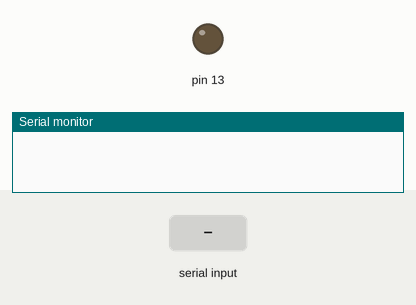
The sketch below on a simulated Arduino Uno, built with avr-gcc and run on an emulated ATmega328P. On the bench: output pins drawn as LEDs (lit = HIGH), the last lines printed to the serial monitor. The test bench sets the inputs (shaded band).

Above: at 1.2 s.
1.3 s: "1" received over the second serial link
At 2.1 s:
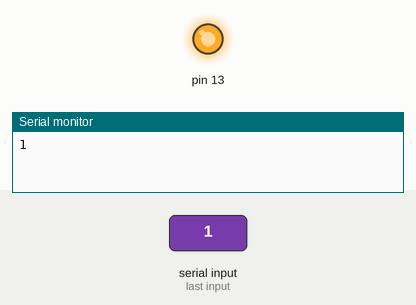
2.8 s: "0" received over the second serial link
At 3.2 s:
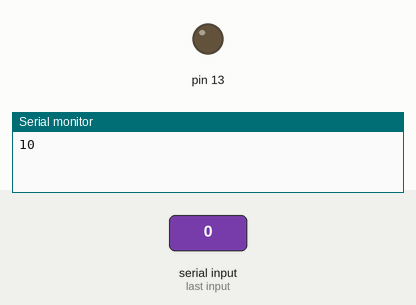
4.3 s: "1" received over Serial
At 5.6 s:
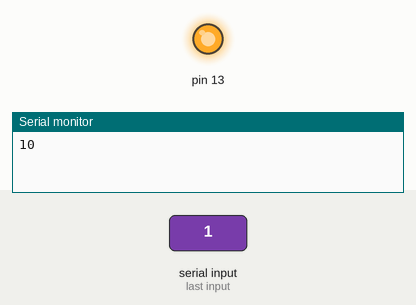
Timing chart, 0 to 7.3 s (numbered marks = the images above; inputs shaded):
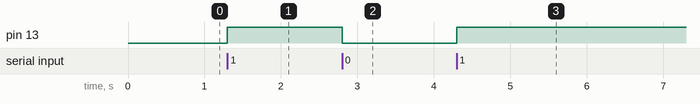

The sketch:

bluetooth_LEDcon.ino
```cpp
#include <SoftwareSerial.h>
SoftwareSerial BTSerial(2, 3);

void setup() {
  // put your setup code here, to run once:
Serial.begin(9600);
pinMode(13, OUTPUT);
BTSerial.begin(9600);
}

void loop() {
  // put your main code here, to run repeatedly:

while(BTSerial.available()){
  byte data = BTSerial.read();
  Serial.write(data);

  if(data=='1'){
    digitalWrite(13, HIGH);
  }
  else if(data=='0'){
    digitalWrite(13, LOW);
  }
}

while(Serial.available()){
  byte data = Serial.read();
  BTSerial.write(data);

  if(data=='1'){
    digitalWrite(13, HIGH);
  }
  else if(data=='0'){
    digitalWrite(13, LOW);
  }
}
}
```

Measured:
- after the input at 1.3 s, pin 13: LOW → HIGH at once
- after the input at 2.8 s, pin 13: HIGH → LOW at once
- after the input at 4.3 s, pin 13: LOW → HIGH at once
